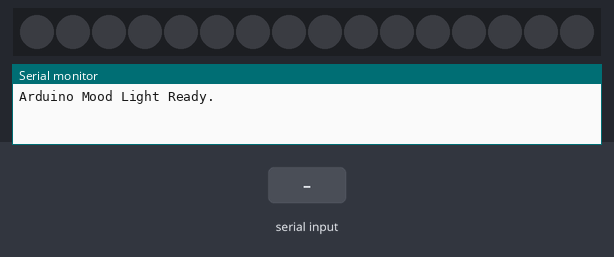
Recording of a sketch running on a simulated Arduino Uno, built with avr-gcc and run on an emulated ATmega328P. Shown: 16 RGB LEDs in strip order, left to right, the last lines printed to the serial monitor. Inputs (shaded band) come from the test bench. Dim RGB values are drawn brighter than linear.

Above: at 1.2 s.
1.3 s: "E" received over Serial
At 1.48 s:
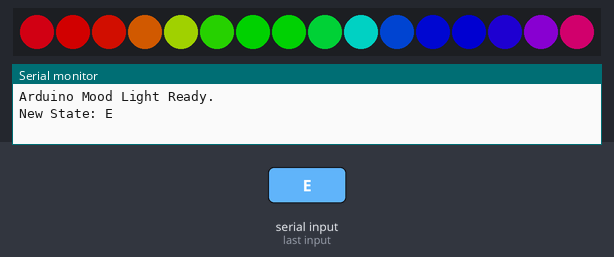
3.7 s: "F" received over Serial
At 3.99 s:
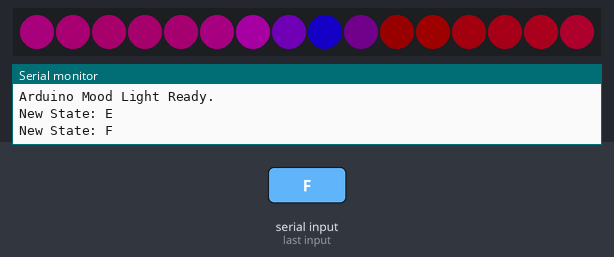
6.2 s: "A" received over Serial
At 6.49 s:
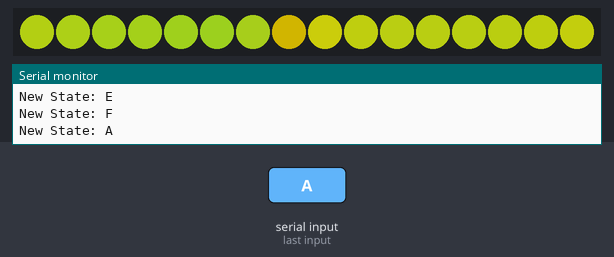
8.7 s: "C" received over Serial
At 9.13 s:
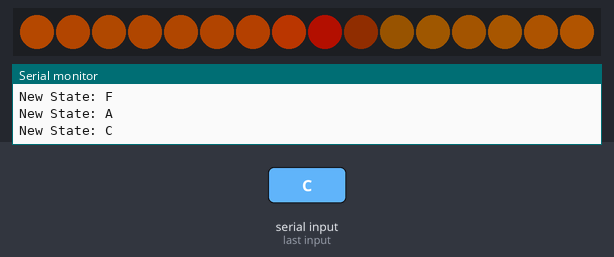
11.4 s: "S" received over Serial
At 12.0 s:
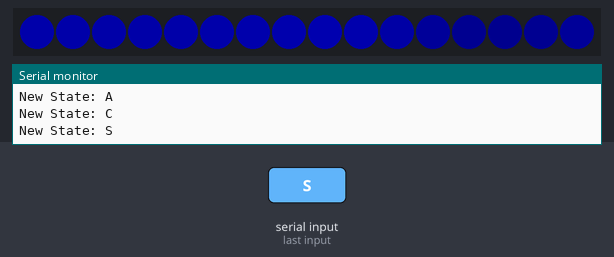
13.6 s: "D" received over Serial
At 20.1 s:
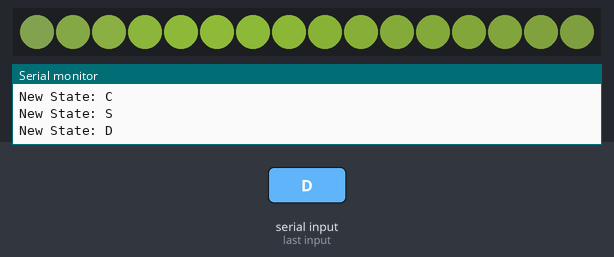

The sketch:

mood_light_firmware.ino
```cpp
/*
  AIoT Mood Light - Final Version (v15)
  - Jetson으로부터 감정 신호를 받아 NeoPixel LED로 표현하는 무드등 제어 코드
*/

#include <Adafruit_NeoPixel.h>

// --- 설정 (Settings) ---
#define LED_PIN     6  // NeoPixel 데이터 핀
#define LED_COUNT   16 // 연결된 LED 개수

// NeoPixel 객체 생성
Adafruit_NeoPixel strip(LED_COUNT, LED_PIN, NEO_GRB + NEO_KHZ800);

// 현재 감정 상태를 저장하는 변수. 'O'(Off)로 시작.
char currentSignal = 'O';

void setup() {
  // 시리얼 통신 시작 (Jetson과 속도를 맞춰야 함)
  Serial.begin(9600);

  // NeoPixel 초기화
  strip.begin();
  strip.setBrightness(120); // 전체 밝기 (0-255)
  strip.show(); // 모든 LED를 끈 상태로 시작

  Serial.println("Arduino Mood Light Ready.");
}

void loop() {
  // Jetson으로부터 새로운 신호가 들어왔는지 확인
  if (Serial.available() > 0) {
    char newSignal = Serial.read();
    // 이전과 다른 신호일 경우에만 현재 상태 업데이트
    if (newSignal != currentSignal) {
      currentSignal = newSignal;
      Serial.print("New State: ");
      Serial.println(currentSignal);
    }
  }

  // 현재 감정 상태에 맞는 애니메이션 함수를 계속해서 호출
  switch (currentSignal) {
    case 'E': uniformHueWave(0, 65535, 0.8); break;
    case 'A': auroraWave(strip.Color(255, 215, 0), strip.Color(255, 250, 5), strip.Color(173, 255, 47), 0.6); break;
    case 'C': auroraWave(strip.Color(139, 0, 0), strip.Color(255, 140, 0), strip.Color(0, 0, 0), 0.3); break;
    case 'W': auroraWave(strip.Color(255, 105, 180), strip.Color(255, 165, 0), strip.Color(40, 0, 80), 0.1); break;
    case 'R': auroraWave(strip.Color(255, 0, 0), strip.Color(139, 0, 0), strip.Color(0, 0, 0), 0.9); break;
    case 'F': auroraWave(strip.Color(0, 0, 255), strip.Color(255, 0, 0), strip.Color(0, 0, 0), 0.7); break;
    case 'S': auroraWave(strip.Color(0, 0, 80), strip.Color(0, 0, 200), strip.Color(0, 0, 0), 0.08); break;
    case 'D': auroraWave(strip.Color(85, 107, 47), strip.Color(154, 205, 50), strip.Color(20, 20, 20), 0.4); break;
    case 'O':
    default:
      auroraWave(strip.Color(0,0,0), strip.Color(0,0,0), strip.Color(0,0,0), 0.5); // 서서히 꺼짐
      break;
  }
}


// --- 애니메이션 엔진 ---

// 엔진 1: '균일 패턴 (Hue)' - 무지개 색상환 기반 그라데이션 파도
void uniformHueWave(uint16_t startHue, uint16_t endHue, float speed) {
  float progress = (sin(millis() * speed / 1000.0) + 1) / 2.0;
  uint16_t currentHue = startHue + (uint16_t)((float)(endHue - startHue) * progress);
  for (int i = 0; i < strip.numPixels(); i++) {
    int pixelHue = currentHue + (i * 65536L / strip.numPixels());
    strip.setPixelColor(i, strip.gamma32(strip.ColorHSV(pixelHue)));
  }
  strip.show();
}

// 엔진 2: '오로라 패턴 (3색)' - 3가지 색상이 섞이며 일렁이는 효과
void auroraWave(uint32_t color1, uint32_t color2, uint32_t color3, float speed) {
  uint8_t r1 = (color1 >> 16) & 0xFF, g1 = (color1 >> 8) & 0xFF, b1 = color1 & 0xFF;
  uint8_t r2 = (color2 >> 16) & 0xFF, g2 = (color2 >> 8) & 0xFF, b2 = color2 & 0xFF;
  uint8_t r3 = (color3 >> 16) & 0xFF, g3 = (color3 >> 8) & 0xFF, b3 = color3 & 0xFF;

  for (int i = 0; i < strip.numPixels(); i++) {
    // 서로 다른 주기를 가진 3개의 sin 파동을 혼합하여 각 픽셀의 색상을 결정
    float blend1 = (sin(millis() * speed * 1.0 / 1000.0 + i * 0.2) + 1) / 2.0;
    float blend2 = (sin(millis() * speed * 0.66 / 1000.0 + i * 0.35) + 1) / 2.0;
    float blend3 = (sin(millis() * speed * 0.33 / 1000.0 + i * 0.5) + 1) / 2.0;
    float totalBlend = blend1 + blend2 + blend3;

    // 각 색상 채널별로 가중 평균을 계산
    uint8_t r = (r1 * blend1 + r2 * blend2 + r3 * blend3) / totalBlend;
    uint8_t g = (g1 * blend1 + g2 * blend2 + g3 * blend3) / totalBlend;
    uint8_t b = (b1 * blend1 + b2 * blend2 + b3 * blend3) / totalBlend;

    strip.setPixelColor(i, strip.Color(r, g, b));
  }
  strip.show();
}
```

Measured:
- after the input at 1.3 s, the LEDs: change at once (image 1)
- after the input at 3.7 s, the LEDs: change after 0.14 s (image 2)
- after the input at 6.2 s, the LEDs: change after 0.14 s (image 3)
- after the input at 8.7 s, the LEDs: change after 0.28 s (image 4)
- after the input at 11.4 s, the LEDs: first change at once (image 5 shows a later state)
- after the input at 13.6 s, the LEDs: first change after 0.14 s (image 6 shows a later state)
